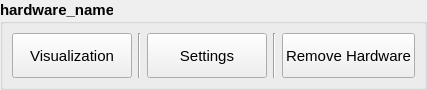
<?xml version="1.0" encoding="UTF-8"?>
<ui version="4.0">
 <class>Form</class>
 <widget class="QWidget" name="Form">
  <property name="geometry">
   <rect>
    <x>0</x>
    <y>0</y>
    <width>427</width>
    <height>90</height>
   </rect>
  </property>
  <property name="font">
   <font>
    <pointsize>1</pointsize>
   </font>
  </property>
  <property name="windowTitle">
   <string>Hardware Tab</string>
  </property>
  <layout class="QGridLayout" name="gridLayout">
   <property name="leftMargin">
    <number>0</number>
   </property>
   <property name="topMargin">
    <number>0</number>
   </property>
   <property name="rightMargin">
    <number>0</number>
   </property>
   <property name="bottomMargin">
    <number>0</number>
   </property>
   <item row="0" column="0">
    <widget class="QGroupBox" name="groupBox">
     <property name="font">
      <font>
       <pointsize>11</pointsize>
       <weight>75</weight>
       <bold>true</bold>
      </font>
     </property>
     <property name="title">
      <string>hardware_name</string>
     </property>
     <layout class="QGridLayout" name="gridLayout_2">
      <item row="0" column="4" rowspan="2">
       <widget class="QPushButton" name="btn_remove_hardware">
        <property name="sizePolicy">
         <sizepolicy hsizetype="Minimum" vsizetype="Preferred">
          <horstretch>0</horstretch>
          <verstretch>0</verstretch>
         </sizepolicy>
        </property>
        <property name="font">
         <font>
          <weight>50</weight>
          <bold>false</bold>
         </font>
        </property>
        <property name="text">
         <string>Remove Hardware</string>
        </property>
       </widget>
      </item>
      <item row="0" column="3" rowspan="2">
       <widget class="Line" name="line_3">
        <property name="orientation">
         <enum>Qt::Vertical</enum>
        </property>
       </widget>
      </item>
      <item row="0" column="1" rowspan="2">
       <widget class="Line" name="line_2">
        <property name="orientation">
         <enum>Qt::Vertical</enum>
        </property>
       </widget>
      </item>
      <item row="0" column="2" rowspan="2">
       <widget class="QPushButton" name="btn_settings">
        <property name="sizePolicy">
         <sizepolicy hsizetype="Minimum" vsizetype="Preferred">
          <horstretch>0</horstretch>
          <verstretch>0</verstretch>
         </sizepolicy>
        </property>
        <property name="font">
         <font>
          <weight>50</weight>
          <bold>false</bold>
         </font>
        </property>
        <property name="text">
         <string>Settings</string>
        </property>
       </widget>
      </item>
      <item row="0" column="0" rowspan="2">
       <widget class="QPushButton" name="btn_visualization">
        <property name="sizePolicy">
         <sizepolicy hsizetype="Minimum" vsizetype="Preferred">
          <horstretch>0</horstretch>
          <verstretch>0</verstretch>
         </sizepolicy>
        </property>
        <property name="font">
         <font>
          <weight>50</weight>
          <bold>false</bold>
         </font>
        </property>
        <property name="text">
         <string>Visualization</string>
        </property>
       </widget>
      </item>
     </layout>
    </widget>
   </item>
  </layout>
 </widget>
 <resources/>
 <connections/>
</ui>
